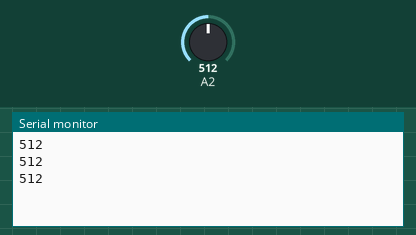
The sketch below on a simulated Arduino Uno, built with avr-gcc and run on an emulated ATmega328P. Parts: the last lines printed to the serial monitor. Inputs (shaded band) come from the test bench; at power-on: A2 = 512.

Above: at 1.3 s.
1.4 s: A2 set to 716
At 1.9 s:
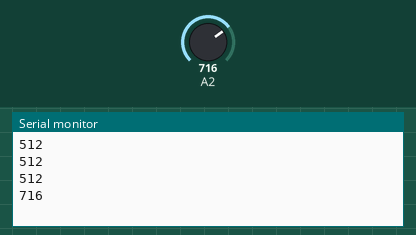
2.9 s: A2 set to 900
At 3.4 s:
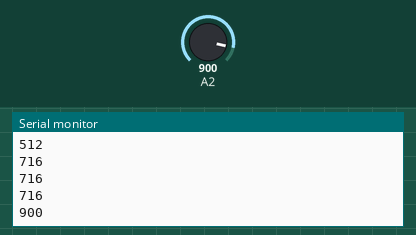
Timing chart, 0 to 5.9 s (numbered marks = the images above; inputs shaded):
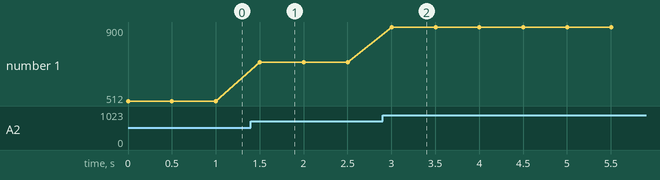

Measured:
- after the input at 1.4 s, the serial monitor: prints a new line after 0.10 s (image 1)
- after the input at 2.9 s, the serial monitor: prints a new line after 0.10 s (image 2)
- plotted number 1: 512 → 716 after the input at 1.4 s, 716 → 900 after the input at 2.9 s

The sketch:

Fotocelda.ino
```cpp
void setup(){
    Serial.begin(9600);
    pinMode(10,INPUT);
}

void loop(){
    int val;
    val=analogRead(10);
    Serial.println(val);
    delay(500);
}
```
